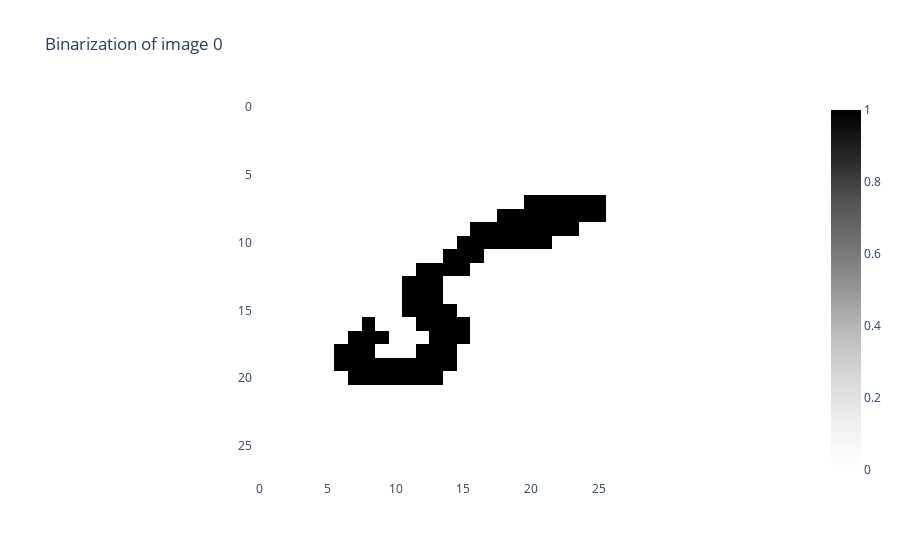

Notebook code cell kept with this figure:
### Code cell
from gtda.images import Binarizer

im=am_7

binarizer=Binarizer(threshold=0.1)
im_binarized=binarizer.fit_transform(am_5)
binarizer.plot(im_binarized)

### Figure 1 — Plotly figure (JSON) as saved in the notebook; plotly's stock layout.template omitted (floating-point values rounded to 4 significant figures; data arrays with more than 128 entries replaced by an {"elided": "..."} marker saying what was removed)
{"data": [{"colorscale": [[0, "rgb(255,255,255)"], [0.125, "rgb(240,240,240)"], [0.25, "rgb(217,217,217)"], [0.375, "rgb(189,189,189)"], [0.5, "rgb(150,150,150)"], [0.625, "rgb(115,115,115)"], [0.75, "rgb(82,82,82)"], [0.875, "rgb(37,37,37)"], [1, "rgb(0,0,0)"]], "type": "heatmap", "z": {"elided": "28x28 int values"}}], "layout": {"plot_bgcolor": "white", "title": {"text": "Binarization of image 0"}, "xaxis": {"constrain": "domain", "scaleanchor": "y"}, "yaxis": {"autorange": "reversed", "constrain": "domain"}}}
